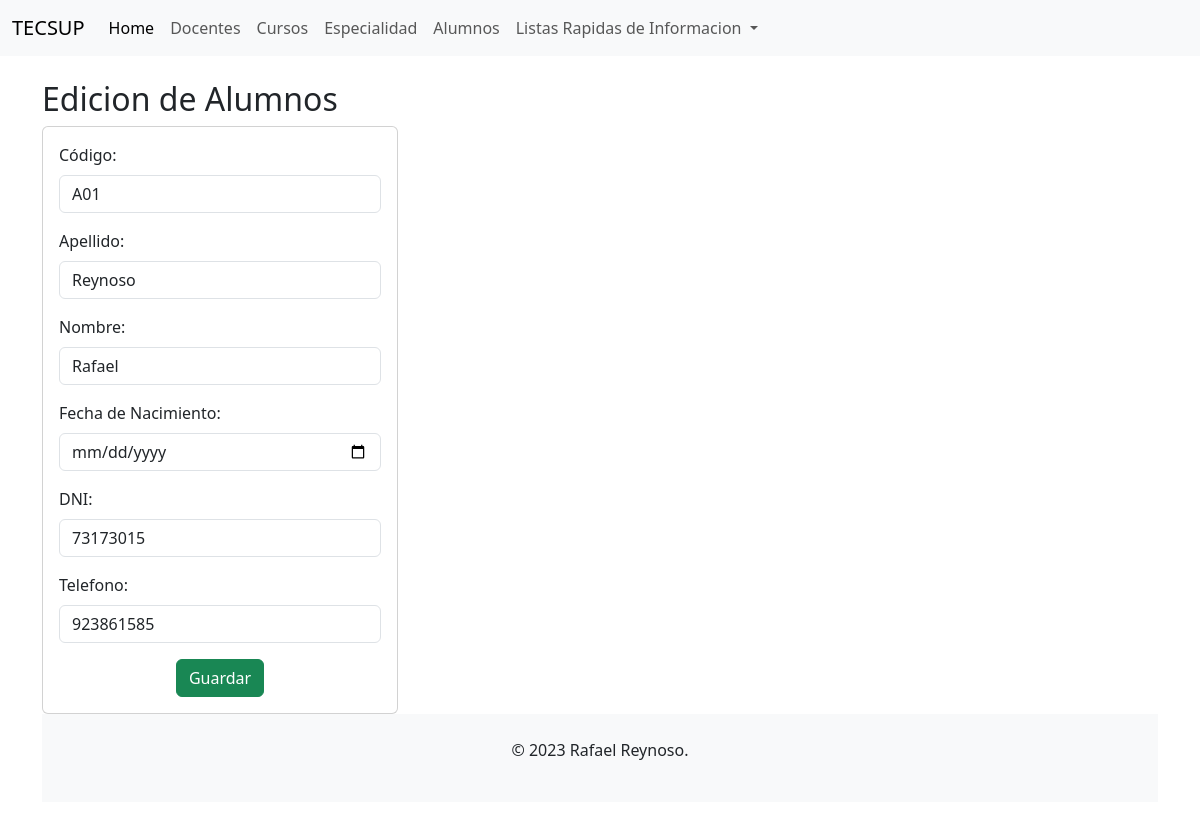
/edicionalumno/A01, run on the app's committed database.
### Aplicaciones/Academicos/models.py (models this page shows, shortened)
class Alumno(models.Model):
    idAlumno = models.CharField(primary_key= True,max_length = 6)
    apellido = models.CharField(max_length=50)
    nombre = models.CharField(max_length=50)
    dni = models.IntegerField()
    fecha_nacimiento = models.DateField()
    telefono = models.IntegerField()

### Aplicaciones/Academicos/views.py (the view)
# urls.py: path('edicionalumno/<codigo>', views.edicionalumno),
def edicionalumno(request, codigo):
    alumno = Alumno.objects.get(idAlumno = codigo)
    return render(request, "EdicionAlumnos.html",{"alumno":alumno})

### Aplicaciones/Academicos/templates/EdicionAlumnos.html (shortened to what this page needs)
{% extends './Base.html' %}
{% block body %}
<div class="row">
    <div class="col-sm-12 col-md-6 col-lg-4 col-xl-4">
        <h2>Edicion de Alumnos</h2>
        <div class="card">
            <div class="card-body">
                <form action="/editaralumno" method="POST">
                    <div class="mb-3">
                        <label for="txtcodigo" class="form-label">Código:</label>
                        <input type="text" name="txtcodigo" class="form-control" id="txtcodigo" value="{{alumno.idAlumno}}" readonly>
                    </div>
                    <div class="mb-3">
                        <label for="txtapellido" class="form-label">Apellido:</label>
                        <input type="text" name="txtapellido" class="form-control" id="txtapellido" value="{{alumno.apellido}}">
                    </div>
                    <div class="mb-3">
                        <label for="txtnombre" class="form-label">Nombre:</label>
                        <input type="text" name="txtnombre" class="form-control" id="txtnombre" value="{{alumno.nombre}}">
                    </div>
                    <div class="mb-3">
                        <label for="txtfecha_nacimiento" class="form-label">Fecha de Nacimiento:</label>
                        <input type="date" name="txtfecha_nacimiento" class="form-control" id="txtfecha_nacimiento" value="{{alumno.fecha_nacimiento}}">
                    </div>
                    <div class="mb-3">
                        <label for="numdni" class="form-label">DNI:</label>
                        <input type="number" name="numdni" class="form-control" id="numdni" value="{{alumno.dni}}">
                    </div>
                    <div class="mb-3">
                        <label for="numtelefono" class="form-label">Telefono:</label>
                        <input type="number" name="numtelefono" class="form-control" id="numtelefono" value="{{alumno.telefono}}">
                    </div>
                    <div class="text-center">
                        <button type="submit" class="btn btn-success">Guardar</button>
                    </div>
                </form>
            </div>
        </div>
    </div>
{% endblock %}

### Aplicaciones/Academicos/templates/Base.html (style rules this page uses)
html, body { height: 100%; }
body { display: flex; flex-direction: column; }

### data on the page
Alumno: txtcodigo "A01", txtapellido "Reynoso", txtnombre "Rafael", numdni "73173015", numtelefono "923861585"
